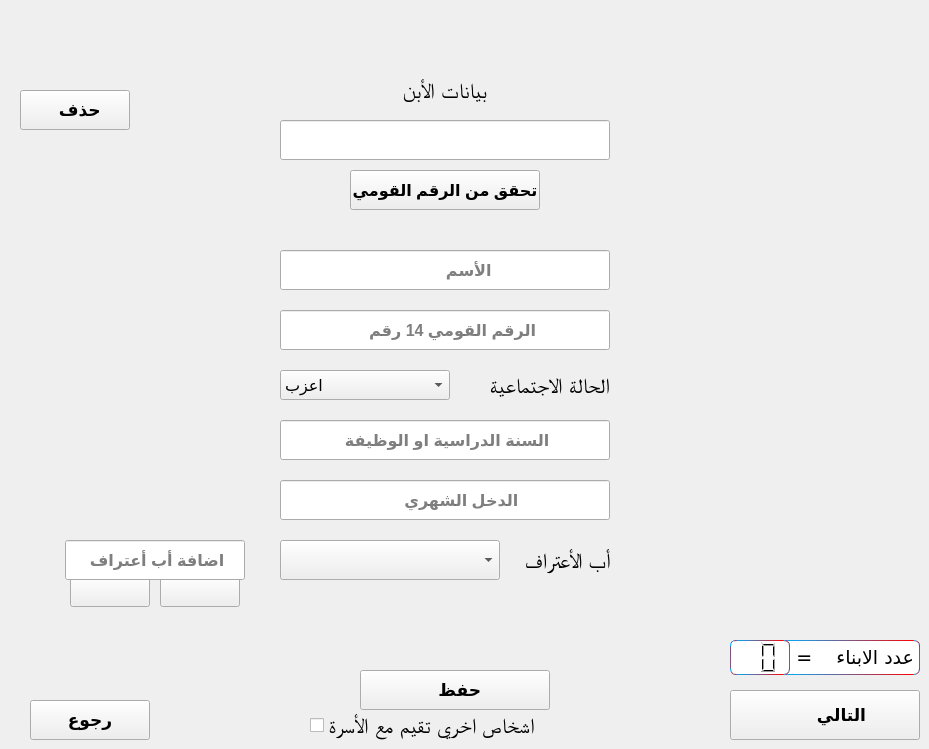
        <widget class="QWidget" name="tab_19">
         <attribute name="title">
          <string>Tab 1</string>
         </attribute>
         <widget class="QLineEdit" name="lineEdit_66">
          <property name="geometry">
           <rect>
            <x>280</x>
            <y>420</y>
            <width>330</width>
            <height>40</height>
           </rect>
          </property>
          <property name="font">
           <font>
            <pointsize>12</pointsize>
            <weight>75</weight>
            <bold>true</bold>
           </font>
          </property>
          <property name="text">
           <string/>
          </property>
          <property name="placeholderText">
           <string>             السنة الدراسية او الوظيفة</string>
          </property>
         </widget>
         <widget class="QLineEdit" name="lineEdit_67">
          <property name="geometry">
           <rect>
            <x>280</x>
            <y>480</y>
            <width>330</width>
            <height>40</height>
           </rect>
          </property>
          <property name="font">
           <font>
            <pointsize>12</pointsize>
            <weight>75</weight>
            <bold>true</bold>
           </font>
          </property>
          <property name="text">
           <string/>
          </property>
          <property name="placeholderText">
           <string>                    الدخل الشهري</string>
          </property>
         </widget>
         <widget class="QLineEdit" name="lineEdit_68">
          <property name="geometry">
           <rect>
            <x>280</x>
            <y>250</y>
            <width>330</width>
            <height>40</height>
           </rect>
          </property>
          <property name="font">
           <font>
            <pointsize>12</pointsize>
            <weight>75</weight>
            <bold>true</bold>
           </font>
          </property>
          <property name="text">
           <string/>
          </property>
          <property name="alignment">
           <set>Qt::AlignLeading|Qt::AlignLeft|Qt::AlignVCenter</set>
          </property>
          <property name="placeholderText">
           <string>                          الأسم </string>
          </property>
         </widget>
         <widget class="QCheckBox" name="checkBox_7">
          <property name="geometry">
           <rect>
            <x>310</x>
            <y>710</y>
            <width>290</width>
            <height>30</height>
           </rect>
          </property>
          <property name="font">
           <font>
            <family>Arial Unicode MS</family>
            <pointsize>16</pointsize>
            <weight>9</weight>
            <italic>false</italic>
            <bold>false</bold>
           </font>
          </property>
          <property name="styleSheet">
           <string notr="true">font: 75 16pt &quot;Arial Unicode MS&quot;;</string>
          </property>
          <property name="text">
           <string>اشخاص اخري تقيم مع الأسرة</string>
          </property>
          <property name="icon">
           <iconset>
            <normaloff>:/ico/line.png</normaloff>:/ico/line.png</iconset>
          </property>
          <property name="iconSize">
           <size>
            <width>12</width>
            <height>171</height>
           </size>
          </property>
         </widget>
         <widget class="QComboBox" name="comboBox_10">
          <property name="geometry">
           <rect>
            <x>280</x>
            <y>370</y>
            <width>170</width>
            <height>30</height>
           </rect>
          </property>
          <property name="font">
           <font>
            <pointsize>12</pointsize>
           </font>
          </property>
          <property name="layoutDirection">
           <enum>Qt::LeftToRight</enum>
          </property>
          <item>
           <property name="text">
            <string>اعزب</string>
           </property>
          </item>
          <item>
           <property name="text">
            <string>متزوج</string>
           </property>
          </item>
          <item>
           <property name="text">
            <string>ارملة</string>
           </property>
          </item>
          <item>
           <property name="text">
            <string>مطلق</string>
           </property>
          </item>
          <item>
           <property name="text">
            <string>اخري</string>
           </property>
          </item>
         </widget>
         <widget class="QLabel" name="label_73">
          <property name="geometry">
           <rect>
            <x>440</x>
            <y>370</y>
            <width>170</width>
            <height>30</height>
           </rect>
          </property>
          <property name="font">
           <font>
            <family>Arial Unicode MS</family>
            <pointsize>16</pointsize>
            <weight>9</weight>
            <italic>false</italic>
            <bold>false</bold>
           </font>
          </property>
          <property name="styleSheet">
           <string notr="true">font: 75 16pt &quot;Arial Unicode MS&quot;;</string>
          </property>
          <property name="text">
           <string>الحالة الاجتماعية</string>
          </property>
         </widget>
         <widget class="QLineEdit" name="lineEdit_70">
          <property name="geometry">
           <rect>
            <x>280</x>
            <y>310</y>
            <width>330</width>
            <height>40</height>
           </rect>
          </property>
          <property name="font">
           <font>
            <pointsize>12</pointsize>
            <weight>75</weight>
            <bold>true</bold>
           </font>
          </property>
          <property name="text">
           <string/>
          </property>
          <property name="placeholderText">
           <string>                الرقم القومي 14 رقم</string>
          </property>
         </widget>
         <widget class="QPushButton" name="pushButton_34">
          <property name="geometry">
           <rect>
            <x>360</x>
            <y>670</y>
            <width>190</width>
            <height>40</height>
           </rect>
          </property>
          <property name="font">
           <font>
            <pointsize>13</pointsize>
            <weight>75</weight>
            <bold>true</bold>
           </font>
          </property>
          <property name="text">
           <string>  حفظ</string>
          </property>
          <property name="icon">
           <iconset resource="pics.qrc">
            <normaloff>:/ico/save.png</normaloff>:/ico/save.png</iconset>
          </property>
          <property name="iconSize">
           <size>
            <width>31</width>
            <height>31</height>
           </size>
          </property>
         </widget>
         <widget class="QPushButton" name="pushButton_35">
          <property name="geometry">
           <rect>
            <x>30</x>
            <y>700</y>
            <width>120</width>
            <height>40</height>
           </rect>
          </property>
          <property name="font">
           <font>
            <pointsize>13</pointsize>
            <weight>75</weight>
            <bold>true</bold>
           </font>
          </property>
          <property name="text">
           <string>رجوع</string>
          </property>
         </widget>
         <widget class="QPushButton" name="pushButton_36">
          <property name="geometry">
           <rect>
            <x>730</x>
            <y>690</y>
            <width>190</width>
            <height>50</height>
           </rect>
          </property>
          <property name="font">
           <font>
            <pointsize>13</pointsize>
            <weight>75</weight>
            <bold>true</bold>
           </font>
          </property>
          <property name="layoutDirection">
           <enum>Qt::RightToLeft</enum>
          </property>
          <property name="text">
           <string>       التالي</string>
          </property>
          <property name="icon">
           <iconset resource="pics.qrc">
            <normaloff>:/ico/next.png</normaloff>:/ico/next.png</iconset>
          </property>
          <property name="iconSize">
           <size>
            <width>100</width>
            <height>46</height>
           </size>
          </property>
         </widget>
         <widget class="QPushButton" name="pushButton_56">
          <property name="geometry">
           <rect>
            <x>350</x>
            <y>170</y>
            <width>190</width>
            <height>40</height>
           </rect>
          </property>
          <property name="font">
           <font>
            <pointsize>12</pointsize>
            <weight>75</weight>
            <bold>true</bold>
           </font>
          </property>
          <property name="text">
           <string>تحقق من الرقم القومي</string>
          </property>
         </widget>
         <widget class="QPushButton" name="pushButton_57">
          <property name="geometry">
           <rect>
            <x>20</x>
            <y>90</y>
            <width>110</width>
            <height>40</height>
           </rect>
          </property>
          <property name="font">
           <font>
            <pointsize>13</pointsize>
            <weight>75</weight>
            <bold>true</bold>
           </font>
          </property>
          <property name="text">
           <string>  حذف</string>
          </property>
          <property name="icon">
           <iconset resource="pics.qrc">
            <normaloff>:/ico/delete.png</normaloff>:/ico/delete.png</iconset>
          </property>
          <property name="iconSize">
           <size>
            <width>26</width>
            <height>30</height>
           </size>
          </property>
         </widget>
         <widget class="QLabel" name="label_107">
          <property name="geometry">
           <rect>
            <x>490</x>
            <y>540</y>
            <width>120</width>
            <height>40</height>
           </rect>
          </property>
          <property name="font">
           <font>
            <family>Arial Unicode MS</family>
            <pointsize>16</pointsize>
            <weight>9</weight>
            <italic>false</italic>
            <bold>false</bold>
           </font>
          </property>
          <property name="styleSheet">
           <string notr="true">font: 75 16pt &quot;Arial Unicode MS&quot;;</string>
          </property>
          <property name="text">
           <string>أب الأعتراف</string>
          </property>
         </widget>
         <widget class="QLineEdit" name="lineEdit_69">
          <property name="geometry">
           <rect>
            <x>65</x>
            <y>540</y>
            <width>180</width>
            <height>40</height>
           </rect>
          </property>
          <property name="font">
           <font>
            <pointsize>12</pointsize>
            <weight>75</weight>
            <bold>true</bold>
           </font>
          </property>
          <property name="text">
           <string/>
          </property>
          <property name="placeholderText">
           <string>    اضافة أب أعتراف</string>
          </property>
         </widget>
         <widget class="QPushButton" name="pushButton_62">
          <property name="geometry">
           <rect>
            <x>160</x>
            <y>577</y>
            <width>80</width>
            <height>30</height>
           </rect>
          </property>
          <property name="font">
           <font>
            <weight>75</weight>
            <bold>true</bold>
           </font>
          </property>
          <property name="styleSheet">
           <string notr="true">image: url(:/ico/addf.png);</string>
          </property>
          <property name="text">
           <string/>
          </property>
         </widget>
         <widget class="QComboBox" name="comboBox_16">
          <property name="geometry">
           <rect>
            <x>280</x>
            <y>540</y>
            <width>220</width>
            <height>40</height>
           </rect>
          </property>
          <property name="font">
           <font>
            <pointsize>12</pointsize>
           </font>
          </property>
          <property name="layoutDirection">
           <enum>Qt::LeftToRight</enum>
          </property>
         </widget>
         <widget class="QPushButton" name="pushButton_61">
          <property name="geometry">
           <rect>
            <x>70</x>
            <y>577</y>
            <width>80</width>
            <height>30</height>
           </rect>
          </property>
          <property name="font">
           <font>
            <weight>75</weight>
            <bold>true</bold>
           </font>
          </property>
          <property name="styleSheet">
           <string notr="true">image: url(:/ico/removef.png);</string>
          </property>
          <property name="text">
           <string/>
          </property>
         </widget>
         <widget class="QLineEdit" name="lineEdit_109">
          <property name="geometry">
           <rect>
            <x>280</x>
            <y>120</y>
            <width>330</width>
            <height>40</height>
           </rect>
          </property>
          <property name="font">
           <font>
            <pointsize>12</pointsize>
            <weight>75</weight>
            <bold>true</bold>
           </font>
          </property>
          <property name="text">
           <string/>
          </property>
         </widget>
         <widget class="QLabel" name="label_43">
          <property name="geometry">
           <rect>
            <x>280</x>
            <y>70</y>
            <width>330</width>
            <height>40</height>
           </rect>
          </property>
          <property name="font">
           <font>
            <family>Arial Unicode MS</family>
            <pointsize>16</pointsize>
            <weight>9</weight>
            <italic>false</italic>
            <bold>false</bold>
           </font>
          </property>
          <property name="styleSheet">
           <string notr="true">font: 75 16pt &quot;Arial Unicode MS&quot;;</string>
          </property>
          <property name="text">
           <string>بيانات الأبن</string>
          </property>
          <property name="alignment">
           <set>Qt::AlignCenter</set>
          </property>
         </widget>
         <widget class="QLCDNumber" name="lcdNumber_5">
          <property name="geometry">
           <rect>
            <x>730</x>
            <y>640</y>
            <width>60</width>
            <height>35</height>
           </rect>
          </property>
          <property name="styleSheet">
           <string notr="true">background-color: rgb(255, 255, 255);
    border: 1px solid black;
	border-color: qlineargradient(spread:pad, x1:0, y1:0.494, x2:1, y2:0.5, stop:0 rgba(0, 170, 255, 255), stop:1 rgba(255, 0, 0, 255));

	font: 14pt &quot;Hacen Maghreb Bd&quot;;

    border-radius: 6;
</string>
          </property>
          <property name="digitCount">
           <number>2</number>
          </property>
         </widget>
         <widget class="QLabel" name="label_25">
          <property name="geometry">
           <rect>
            <x>780</x>
            <y>640</y>
            <width>140</width>
            <height>35</height>
           </rect>
          </property>
          <property name="font">
           <font>
            <family>Hacen Maghreb Bd</family>
            <pointsize>14</pointsize>
            <weight>50</weight>
            <italic>false</italic>
            <bold>false</bold>
           </font>
          </property>
          <property name="styleSheet">
           <string notr="true">background-color: rgb(255, 255, 255);
    border: 1px solid black;
	border-color: qlineargradient(spread:pad, x1:0, y1:0.494, x2:1, y2:0.5, stop:0 rgba(0, 170, 255, 255), stop:1 rgba(255, 0, 0, 255));

	font: 14pt &quot;Hacen Maghreb Bd&quot;;

    border-radius: 6;
</string>
          </property>
          <property name="text">
           <string>عدد الابناء    =</string>
          </property>
         </widget>
         <zorder>pushButton_62</zorder>
         <zorder>pushButton_61</zorder>
         <zorder>lineEdit_66</zorder>
         <zorder>lineEdit_67</zorder>
         <zorder>lineEdit_68</zorder>
         <zorder>checkBox_7</zorder>
         <zorder>label_73</zorder>
         <zorder>lineEdit_70</zorder>
         <zorder>pushButton_34</zorder>
         <zorder>pushButton_35</zorder>
         <zorder>pushButton_36</zorder>
         <zorder>pushButton_56</zorder>
         <zorder>pushButton_57</zorder>
         <zorder>label_107</zorder>
         <zorder>lineEdit_69</zorder>
         <zorder>comboBox_16</zorder>
         <zorder>lineEdit_109</zorder>
         <zorder>label_43</zorder>
         <zorder>comboBox_10</zorder>
         <zorder>label_25</zorder>
         <zorder>lcdNumber_5</zorder>
        </widget>
